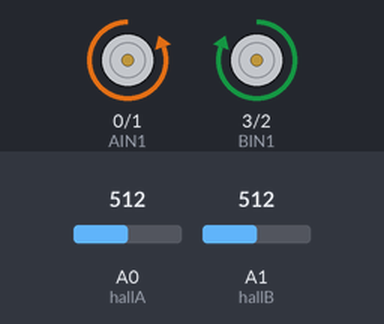
Simulated run of this sketch. Board: Teensy 4. Shown: motor-driver pin pairs drawn as motors (green arrow = first pin HIGH = forward, orange = second pin HIGH = backward, longer = more drive). The test bench sets the inputs (shaded band); at power-on: A0 (hallA) = 512, A1 (hallB) = 512 (analog values on the 0–1023 scale).

Above: at 1.2 s.
1.3 s: A0 (hallA) set to 548
2.8 s: A0 (hallA) set to 573
At 4.0 s:
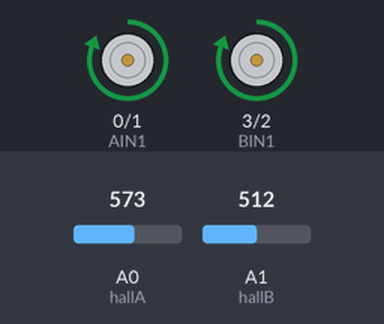
4.3 s: A1 (hallB) set to 548
5.8 s: A1 (hallB) set to 566
At 6.4 s:
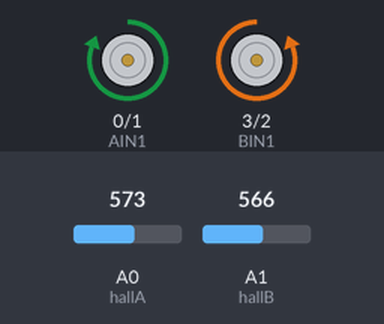
7.3 s: A0 (hallA) set to 511
At 8.7 s:
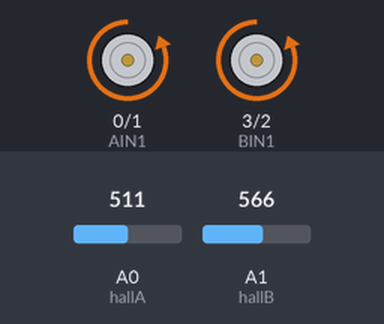
Timing chart, 0 to 10.3 s (numbered marks = the images above; inputs shaded):
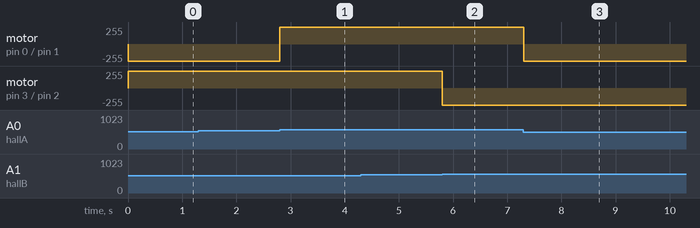

The sketch:

motor.ino
```cpp
// program to run brushless motor

// pins
#define AIN1 0               // H-bridge A, input pin 1
#define AIN2 1               // H-bridge A, input pin 2
#define BIN2 2               // H-bridge B, input pin 1
#define BIN1 3               // H-bridge B, input pin 2
#define hallA A0             // Hall A input pin
#define hallB A1             // Hall B input pin
#define threshold 140        // Hall sensor is near north pole if value > threshold

// global variables
int sendN = 0;               // number of samples to send
int hallBv,hallAv;           // Hall values
IntervalTimer myTimer;       // data structure for plotting timer

void setup(){
  analogReadResolution(8);   // set A/D for 8 bit resolution
  pinMode(AIN1,OUTPUT);      // set H-bridge control pins as Teensy outputs
  pinMode(AIN2,OUTPUT);
  pinMode(BIN1,OUTPUT);
  pinMode(BIN2,OUTPUT);
  myTimer.begin(plotit,100); // plotit should run every 100 microseconds
}

void plotit(){
  if(sendN>0){
    Serial.print(hallAv);
    Serial.print(' ');
    Serial.println(hallBv);
    sendN -= 1;
  }
}

void off_on(int sensor,int pin1,int pin2){
  if(sensor<threshold){
    digitalWrite(pin2,HIGH);     // turn first control pin off
    digitalWrite(pin1,LOW);    // then turn second control pin on
  }else{
    digitalWrite(pin1,HIGH);     // turn first control pin off
    digitalWrite(pin2,LOW);    // then turn second control pin on
  }
}

void loop() {
  hallAv = analogRead(hallA);
  hallBv = analogRead(hallB);
  off_on(hallAv, AIN1, AIN2);
  off_on(hallBv, BIN2, BIN1);
}

void serialEvent(){
  while(Serial.available()) {
    if((char)Serial.read() == '\n') sendN = 512;
  }
}
```

Measured:
- the behaviour switches between 559 and 560 on A0 (hallA) (found by bisection; images 0 and 1)
- the behaviour switches between 559 and 560 on A1 (hallB) (found by bisection; images 1 and 2)
- after the input at 1.3 s, every drawn part: stays the same
- after the input at 2.8 s, motor on pin 0 (AIN1) / pin 1 (AIN2): backward 255/255 → forward 255/255 at once
- after the input at 4.3 s, every drawn part: stays the same
- after the input at 5.8 s, motor on pin 3 (BIN1) / pin 2 (BIN2): forward 255/255 → backward 255/255 at once
- after the input at 7.3 s, motor on pin 0 (AIN1) / pin 1 (AIN2): forward 255/255 → backward 255/255 at once
